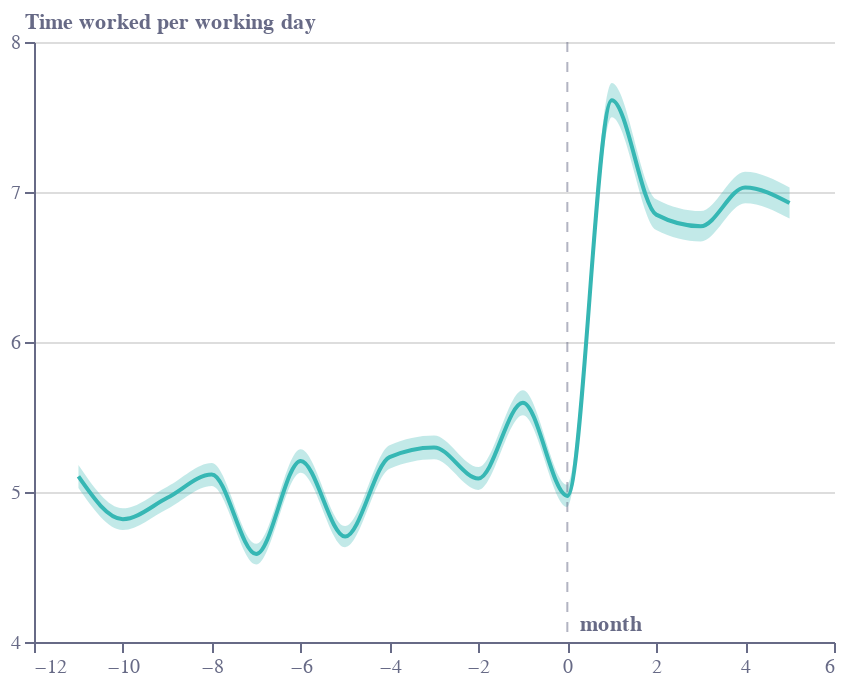

Notebook cell for this chart:
### Code cell
base = alt.Chart(f2a).encode(
    x=alt.X(
        "month:Q",
        sort=[],
        axis=alt.Axis(
            grid=False,
            titleAlign="center",
            titleAnchor="middle",
            title="month",
            titleY=-15,
            titleX=288,
            labelColor=colors["eco-gray"],
            titleColor=colors["eco-gray"],
            tickColor=colors["eco-gray"],
            domainColor=colors["eco-gray"],
            tickCount=10,
            orient="bottom",
            labelAngle=0,
        ),
    )
)
line = base.mark_line(color=colors["eco-turquiose"],interpolate="monotone").encode(
    y=alt.Y(
        "hours:Q",
        sort=[],
        axis=alt.Axis(
#             grid=False,
            title="Time worked per working day",
            titleX=-5,
            titleY=-5,
            titleBaseline="bottom",
            titleAngle=0,
            titleAlign="left",
            format='.0f',
            tickCount=4,
            labelColor=colors["eco-gray"],
            titleColor=colors["eco-gray"],
            tickColor=colors["eco-gray"],
            domainColor=colors["eco-gray"],
        ),
        scale=alt.Scale(domain=[4,8]),
    )
)
k=str(0.015)
area=base.mark_area(color=colors["eco-turquiose"],opacity=0.3,interpolate="monotone").encode(
    y='y:Q',y2='y2:Q'
).transform_calculate(y='datum.hours*(1-'+k+')',y2='datum.hours*(1+'+k+')')
vertical=alt.Chart(pd.DataFrame([{'x':0}])).mark_rule(strokeDash=[5,5],color=colors['eco-gray'],opacity=0.5).encode(x='x:Q')
layer1 = (
    ((line+area+vertical).properties(height=300, width=400))
    .configure_view(stroke=None)
    .properties(title="")
)
layer1.save("visualisation/" + f + ".json")
layer1.save("visualisation/" + f + ".png")
open("README.md", "a").write(readme)
layer1

### Figure 1 — Vega-Lite specification as saved in the notebook (floating-point values rounded to 4 significant figures)
{"config": {"view": {"continuousWidth": 400, "continuousHeight": 300, "stroke": null}}, "layer": [{"mark": {"type": "line", "color": "#36B7B4", "interpolate": "monotone"}, "encoding": {"x": {"axis": {"domainColor": "#676A86", "grid": false, "labelAngle": 0, "labelColor": "#676A86", "orient": "bottom", "tickColor": "#676A86", "tickCount": 10, "title": "month", "titleAlign": "center", "titleAnchor": "middle", "titleColor": "#676A86", "titleX": 288, "titleY": -15}, "field": "month", "sort": [], "type": "quantitative"}, "y": {"axis": {"domainColor": "#676A86", "format": ".0f", "labelColor": "#676A86", "tickColor": "#676A86", "tickCount": 4, "title": "Time worked per working day", "titleAlign": "left", "titleAngle": 0, "titleBaseline": "bottom", "titleColor": "#676A86", "titleX": -5, "titleY": -5}, "field": "hours", "scale": {"domain": [4, 8]}, "sort": [], "type": "quantitative"}}}, {"mark": {"type": "area", "color": "#36B7B4", "interpolate": "monotone", "opacity": 0.3}, "encoding": {"x": {"axis": {"domainColor": "#676A86", "grid": false, "labelAngle": 0, "labelColor": "#676A86", "orient": "bottom", "tickColor": "#676A86", "tickCount": 10, "title": "month", "titleAlign": "center", "titleAnchor": "middle", "titleColor": "#676A86", "titleX": 288, "titleY": -15}, "field": "month", "sort": [], "type": "quantitative"}, "y": {"field": "y", "type": "quantitative"}, "y2": {"field": "y2"}}, "transform": [{"calculate": "datum.hours*(1-0.015)", "as": "y"}, {"calculate": "datum.hours*(1+0.015)", "as": "y2"}]}, {"data": {"name": "data-9c00aa9dc2b1c1a0b4bf9b34ead12925"}, "mark": {"type": "rule", "color": "#676A86", "opacity": 0.5, "strokeDash": [5, 5]}, "encoding": {"x": {"field": "x", "type": "quantitative"}}}], "data": {"name": "data-3d2ba2e5c4d2d1c1d69398db6059a798"}, "height": 300, "title": "", "width": 400, "$schema": "https://vega.github.io/schema/vega-lite/v4.17.0.json", "datasets": {"data-3d2ba2e5c4d2d1c1d69398db6059a798": [{"hours": 5.103, "month": -11}, {"hours": 4.819, "month": -10}, {"hours": 4.961, "month": -9}, {"hours": 5.116, "month": -8}, {"hours": 4.586, "month": -7}, {"hours": 5.207, "month": -6}, {"hours": 4.703, "month": -5}, {"hours": 5.233, "month": -4}, {"hours": 5.297, "month": -3}, {"hours": 5.091, "month": -2}, {"hours": 5.595, "month": -1}, {"hours": 4.974, "month": 0}, {"hours": 7.612, "month": 1}, {"hours": 6.849, "month": 2}, {"hours": 6.772, "month": 3}, {"hours": 7.03, "month": 4}, {"hours": 6.927, "month": 5}], "data-9c00aa9dc2b1c1a0b4bf9b34ead12925": [{"x": 0}]}}
